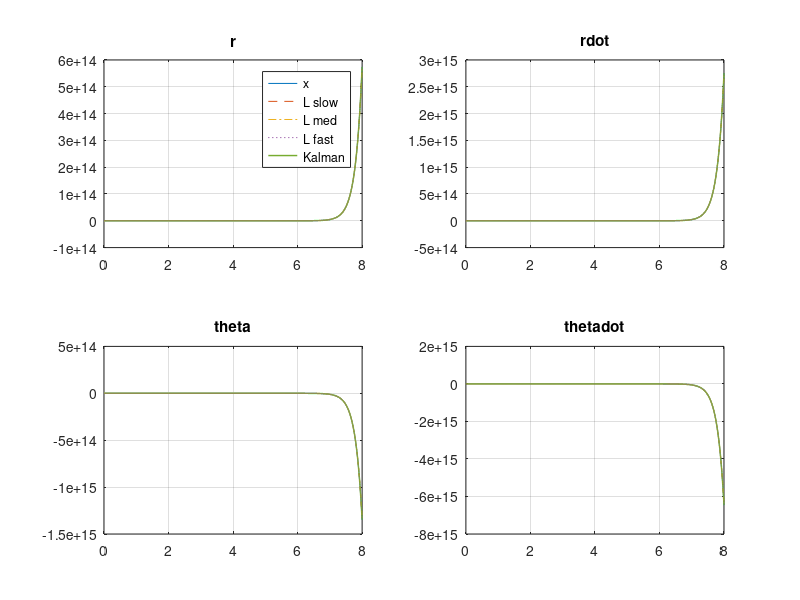

The MATLAB source for this figure:
clear; clc;

% Illustrative Ball-and-Beam parameters
m = 0.11;
J = 0.02;
g = 9.81;

A = [0 1 0 0;
     0 0 -g 0;
     0 0 0 1;
     -m*g/J 0 0 0];
B = [0; 0; 0; 1/J];
C = [1 0 0 0];

Q = diag([20 10 30 10]);
R = 5;

% Luenberger gains
polesSlow = [-2 -2.5 -3 -3.5];
polesMed  = [-5 -6 -7 -8];
polesFast = [-15 -16 -17 -18];
Lslow = place(A',C',polesSlow)';
Lmed  = place(A',C',polesMed)';
Lfast = place(A',C',polesFast)';

% Steady-state Kalman gain
[Pss,~,Lkal] = care(A',C',Q,R);
Lkal = Lkal';

% Simulation parameters
Tend = 8;
dt = 1e-3;
t = 0:dt:Tend;

x = [0.08; 0; 0.03; 0];
xhatSlow = zeros(4,1);
xhatMed  = zeros(4,1);
xhatFast = zeros(4,1);
xhatKal  = zeros(4,1);

X  = zeros(4,length(t));
XS = zeros(4,length(t));
XM = zeros(4,length(t));
XF = zeros(4,length(t));
XK = zeros(4,length(t));

rng(0);
for k = 1:length(t)
    tk = t(k);
    u = 0.2*sin(2*tk);
    processNoise = chol(Q,'lower')*randn(4,1);
    measNoise = sqrt(R)*randn;
    y = C*x + measNoise;

    X(:,k)  = x;
    XS(:,k) = xhatSlow;
    XM(:,k) = xhatMed;
    XF(:,k) = xhatFast;
    XK(:,k) = xhatKal;

    if k < length(t)
        xdot = A*x + B*u + processNoise;
        xhatdotSlow = A*xhatSlow + B*u + Lslow*(y - C*xhatSlow);
        xhatdotMed  = A*xhatMed  + B*u + Lmed *(y - C*xhatMed);
        xhatdotFast = A*xhatFast + B*u + Lfast*(y - C*xhatFast);
        xhatdotKal  = A*xhatKal  + B*u + Lkal *(y - C*xhatKal);

        x = x + dt*xdot;
        xhatSlow = xhatSlow + dt*xhatdotSlow;
        xhatMed  = xhatMed  + dt*xhatdotMed;
        xhatFast = xhatFast + dt*xhatdotFast;
        xhatKal  = xhatKal  + dt*xhatdotKal;
    end
end

names = {'r','rdot','theta','thetadot'};
figure;
for i = 1:4
    subplot(2,2,i);
    plot(t,X(i,:),t,XS(i,:),'--',t,XM(i,:),'-.',t,XF(i,:),':',t,XK(i,:),'LineWidth',1.05);
    grid on;
    title(names{i});
    if i == 1
        legend('x','L slow','L med','L fast','Kalman');
    end
end
	
